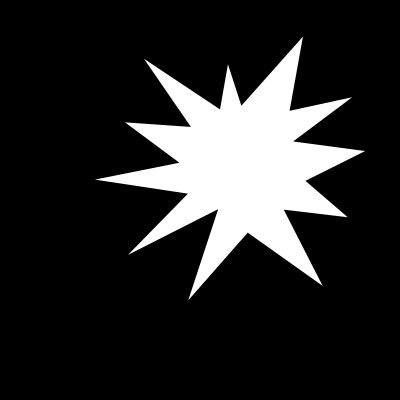
#> input picture Module 10: Image Descriptors/10.4 Hu Moments/shape_explosion.jpg, 400 x 400 px
$ python grayscale_histogram.py --image '../../Module 10: Image Descriptors/10.4 Hu Moments/shape_explosion.jpg'
#> lines starting #> are read from the running program, lines starting #| are printed output that depends on the picture
from matplotlib import pyplot as plt
import argparse
import cv2

# construct the argument parser and parse the arguments
ap = argparse.ArgumentParser()
ap.add_argument("-i", "--image", required=True, help="Path to the image")
args = vars(ap.parse_args())

# load the image, convert it to grayscale
image = cv2.imread(args["image"])
#> image is the input picture: shape (400, 400, 3); min 0, max 255, mean 41.2
image = cv2.cvtColor(image, cv2.COLOR_BGR2GRAY)
#> image: shape (400, 400)

# construct a grayscale histogram
hist = cv2.calcHist([image], [0], None, [256], [0, 256])
#> hist = 256 values, max 130276 at index 0, min 1 at index 80, mean 625

# matplotlib expects RGB images so convert and then display the image
# with matplotlib to avoid GUI conflicts/errors (mainly on macOS)
plt.figure()
plt.axis("off")
plt.imshow(cv2.cvtColor(image, cv2.COLOR_GRAY2RGB))

# plot the histogram
plt.figure()
plt.title("Grayscale Histogram")
plt.xlabel("Bins")
plt.ylabel("# of Pixels")
plt.plot(hist)
plt.xlim([0, 256])

# normalize the histogram
hist /= hist.sum()
#> hist = 256 values, max 0.814 at index 0, min 6.25e-06 at index 80, mean 0.00391

# plot the normalized histogram
plt.figure()
plt.title("Grayscale Histogram (Normalized)")
plt.xlabel("Bins")
plt.ylabel("% of Pixels")
plt.plot(hist)
plt.xlim([0, 256])
plt.show()
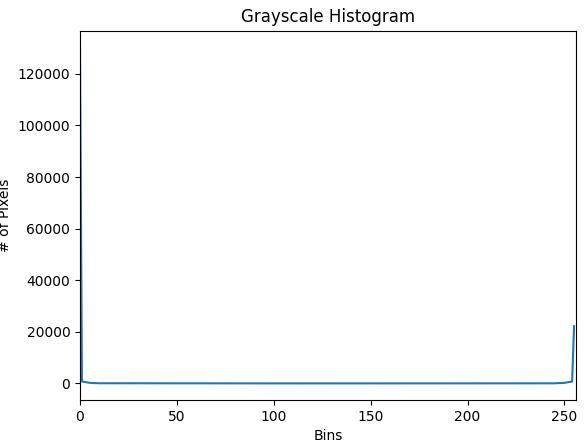
#> figure drawn by matplotlib, 1 panel; curve peaks at x = 0, y = 130276
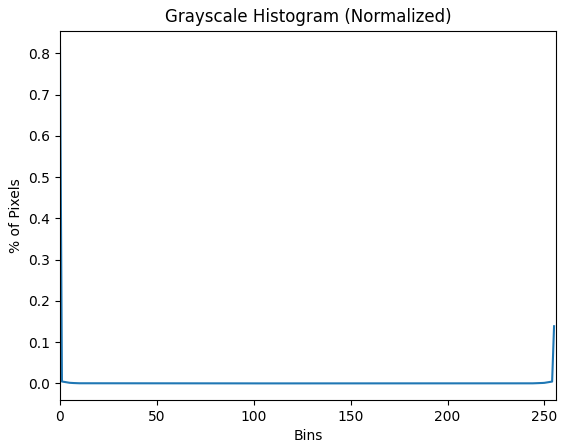
#> figure drawn by matplotlib, 1 panel; curve peaks at x = 0, y = 0.814
